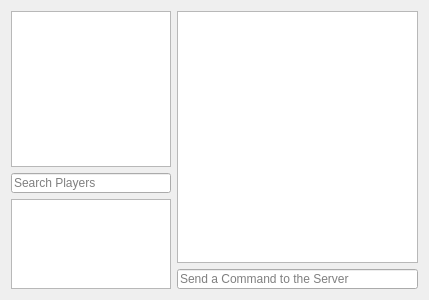
<?xml version="1.0" encoding="UTF-8"?>
<ui version="4.0">
 <class>ServerTabWidget</class>
 <widget class="QWidget" name="ServerTabWidget">
  <property name="geometry">
   <rect>
    <x>0</x>
    <y>0</y>
    <width>429</width>
    <height>300</height>
   </rect>
  </property>
  <property name="windowTitle">
   <string>Form</string>
  </property>
  <layout class="QGridLayout" name="gridLayout">
   <item row="0" column="0">
    <layout class="QVBoxLayout" name="verticalLayout_3">
     <item>
      <layout class="QVBoxLayout" name="verticalLayout_2">
       <item>
        <widget class="QTextBrowser" name="textBrowser_WorldInfo">
         <property name="minimumSize">
          <size>
           <width>141</width>
           <height>111</height>
          </size>
         </property>
         <property name="maximumSize">
          <size>
           <width>175</width>
           <height>200</height>
          </size>
         </property>
        </widget>
       </item>
       <item>
        <widget class="QLineEdit" name="lineEdit_SearchPlayers">
         <property name="maximumSize">
          <size>
           <width>175</width>
           <height>20</height>
          </size>
         </property>
         <property name="inputMask">
          <string/>
         </property>
         <property name="text">
          <string/>
         </property>
         <property name="placeholderText">
          <string>Search Players</string>
         </property>
        </widget>
       </item>
      </layout>
     </item>
     <item>
      <widget class="QListView" name="listView_Players">
       <property name="maximumSize">
        <size>
         <width>175</width>
         <height>125</height>
        </size>
       </property>
       <property name="contextMenuPolicy">
        <enum>Qt::CustomContextMenu</enum>
       </property>
       <property name="frameShadow">
        <enum>QFrame::Plain</enum>
       </property>
      </widget>
     </item>
    </layout>
   </item>
   <item row="0" column="1">
    <layout class="QVBoxLayout" name="verticalLayout">
     <item>
      <widget class="QTextBrowser" name="textBrowser_ServerOutput">
       <property name="maximumSize">
        <size>
         <width>380</width>
         <height>254</height>
        </size>
       </property>
      </widget>
     </item>
     <item>
      <widget class="QLineEdit" name="lineEdit_ServerInput">
       <property name="maximumSize">
        <size>
         <width>380</width>
         <height>20</height>
        </size>
       </property>
       <property name="placeholderText">
        <string>Send a Command to the Server</string>
       </property>
      </widget>
     </item>
    </layout>
   </item>
  </layout>
 </widget>
 <resources/>
 <connections/>
</ui>
